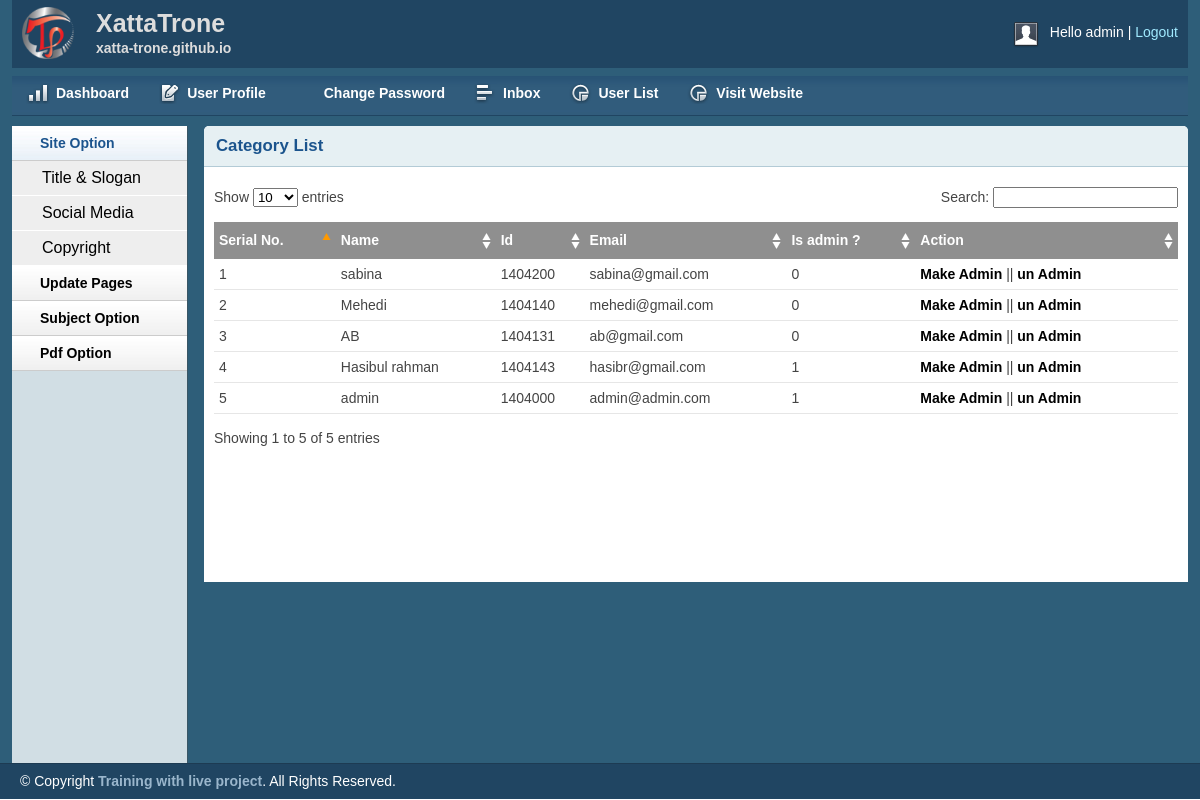
Page /admin/userlist.php (signed in) on the earlier database version.
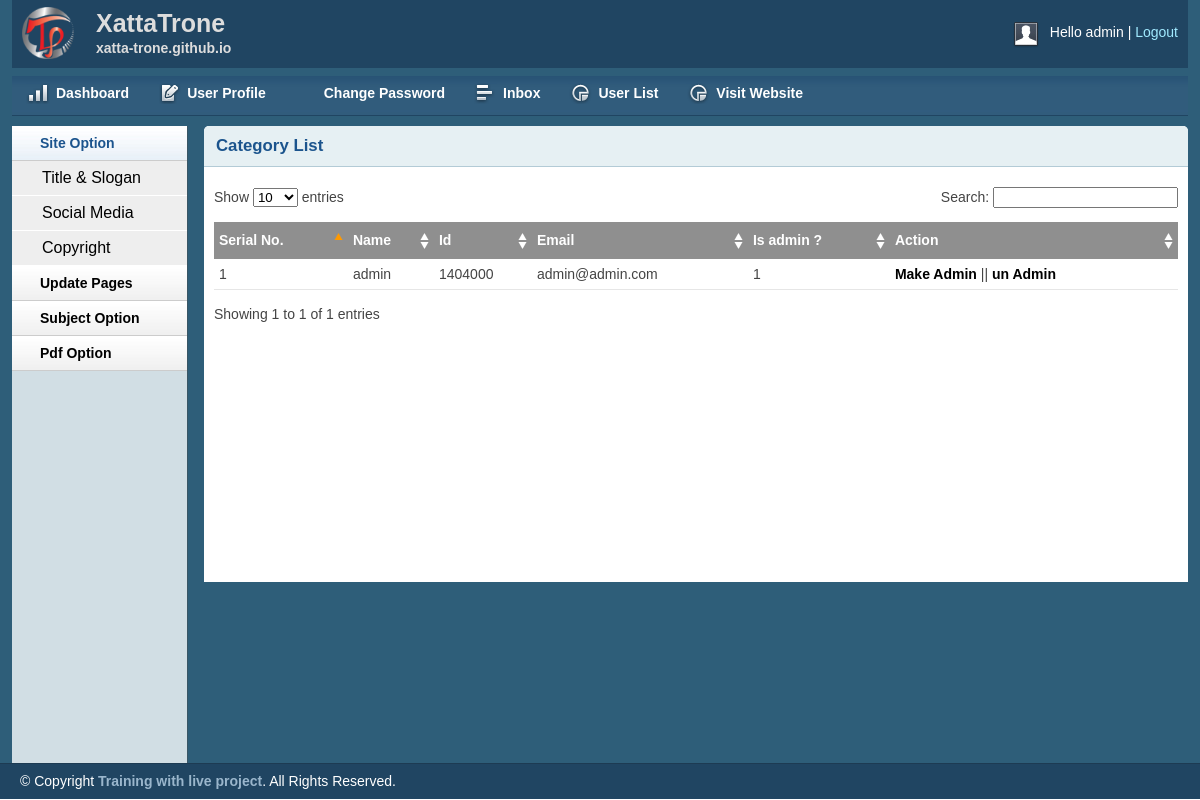
Same page on the later database version.
### tables this page shows
CREATE TABLE `user_list` (
  `id` int(11) NOT NULL AUTO_INCREMENT,
  `studentId` int(7) NOT NULL,
  `name` varchar(255) NOT NULL,
  `email` varchar(255) NOT NULL,
  `password` varchar(255) NOT NULL,
  `isAdmin` tinyint(1) NOT NULL,
  `joinDate` datetime NOT NULL DEFAULT CURRENT_TIMESTAMP,
  PRIMARY KEY (`id`)
);

### lib/Session.php (called while the page is built, shortened)
<?php
class Session{
     public static function get($key){
     	if (isset($_SESSION[$key])) {
     		return $_SESSION[$key];
     	}else{
     		return false;
     	}
     }
}
?>

### lib/Database.php (called while the page is built, shortened)
<?php
class Database{
	public $host = DB_HOST;
	public $user = DB_USER;
	public $pass = DB_PASS;
	public $db   = DB_NAME;
	public $link;
	private function connectDB(){
		$this->link = new mysqli($this->host, $this->user, $this->pass, $this->db);
	}
	public function select($query){
		$result = $this->link->query($query) or die($this->link->error.__LINE__);
		if ($result->num_rows>0) {
			return $result;
		}else{
			return false;
		}
	}
}
?>

### classes/User.php (called while the page is built, shortened)
<?php
	$filepath = realpath(dirname(__FILE__));
	include_once ($filepath.'/../lib/Session.php');
	include_once ($filepath.'/../lib/Database.php');
class User{
	private $db;
	function __construct(){
		$this->db = new Database();
	}
	public function getAllUser(){
		$query = "SELECT * FROM user_list ORDER BY id DESC";
		$result = $this->db->select($query);
		return $result;
	}
}
?>

### admin/userlist.php (the view, shortened to what this page needs)
<?php include 'inc/header.php'; ?>
<?php include 'inc/sidebar.php'; ?>
<?php
    $filepath = realpath(dirname(__FILE__));
    include $filepath.'/../classes/User.php';
    $user = new User();
    $getAllUser  = $user->getAllUser();
?>
        <div class="grid_10">
            <div class="box round first grid">
                <h2>Category List</h2>
                <div class="block">
                    <table class="data display datatable" id="example">
					<thead>
						<tr>
							<th>Serial No.</th>
							<th> Name</th>
							<th> Id</th>
							<th>Email</th>
							<th>Is admin ?</th>
							<th>Action</th>
						</tr>
					</thead>
					<tbody>
<?php
	if ($getAllUser) {
		$i = 0;
		foreach ($getAllUser as $singleUser) {
			$i++;
?>
						<tr class="odd gradeX">
							<td><?php echo $i; ?></td>
							<td><?php echo $singleUser['name']; ?></td>
							<td><?php echo $singleUser['studentId']; ?></td>
							<td><?php echo $singleUser['email']; ?></td>
							<td><?php echo $singleUser['isAdmin']; ?></td>
							<td>
								<a onclick="return confirm('Are you sure')" href="?makeadmin=<?php echo $singleUser['id'] ?>">Make Admin</a> ||
								<a onclick="return confirm('Are you sure')" href="?unadmin=<?php echo $singleUser['id'] ?>">un Admin</a>
						</tr>
<?php }
	}else{
		echo "<tr colspan='4'>No Subject Found <br>
				<a href='addcat.php'>Add a new subject</a></tr>
		";
	}
 ?>
					</tbody>
				</table>
               </div>
            </div>
        </div>
    </div>
<?php include 'inc/footer.php'; ?>

### admin/inc/header.php (shortened to what this page needs)
<?php session_start(); ob_start();
    $filepath = realpath(dirname(__FILE__));
    include $filepath.'/../../lib/Session.php';
?>
<!DOCTYPE html>
<html>
<head>
    <link rel="stylesheet" type="text/css" href="css/reset.css" media="screen" />
    <link rel="stylesheet" type="text/css" href="css/text.css" media="screen" />
    <link rel="stylesheet" type="text/css" href="css/grid.css" media="screen" />
    <link rel="stylesheet" type="text/css" href="css/layout.css" media="screen" />
    <link rel="stylesheet" type="text/css" href="css/nav.css" media="screen" />
    <link href="css/table/demo_page.css" rel="stylesheet" type="text/css" />
</head>
<body>
    <div class="container_12">
        <div class="grid_12 header-repeat">
            <div id="branding">
                <div class="floatleft logo">
                    <img src="img/livelogo.png" alt="Logo" />
				</div>
				<div class="floatleft middle">
					<h1>XattaTrone</h1>
					<p>xatta-trone.github.io</p>
				</div>
                <div class="floatright">
                    <div class="floatleft">
                        <img src="img/img-profile.jpg" alt="Profile Pic" /></div>
                    <div class="floatleft marginleft10">
                        <ul class="inline-ul floatleft">
                            <li>Hello <?php echo Session::get('username');?></li>
                            <li><a href="?action=logout">Logout</a></li>
                        </ul>
                    </div>
                </div>
            </div>
        </div>
        <div class="grid_12">
            <ul class="nav main">
                <li class="ic-dashboard"><a href="index.php"><span>Dashboard</span></a> </li>
                <li class="ic-form-style"><a href=""><span>User Profile</span></a></li>
				<li class="ic-typography"><a href="changepassword.php"><span>Change Password</span></a></li>
				<li class="ic-grid-tables"><a href="inbox.php"><span>Inbox</span></a></li>
                <li class="ic-charts"><a href="userlist.php"><span>User List</span></a></li>
                <li class="ic-charts"><a href=""><span>Visit Website</span></a></li>
            </ul>
        </div>

### admin/inc/sidebar.php (shortened to what this page needs)
<div class="grid_2">
    <div class="box sidemenu">
        <div class="block" id="section-menu">
            <ul class="section menu">
               <li><a class="menuitem">Site Option</a>
                    <ul class="submenu">
                        <li><a href="titleslogan.php">Title & Slogan</a></li>
                        <li><a href="social.php">Social Media</a></li>
                        <li><a href="copyright.php">Copyright</a></li>
                    </ul>
                </li>
                 <li><a class="menuitem">Update Pages</a>
                </li>
                <li><a class="menuitem">Subject Option</a>
                </li>
                <li><a class="menuitem">Pdf Option</a>
                </li>
            </ul>
        </div>
    </div>
</div>

### admin/inc/footer.php (shortened to what this page needs)
    <div id="site_info">
        <p>
         &copy; Copyright <a href="http://trainingwithliveproject.com">Training with live project</a>. All Rights Reserved.
        </p>
    </div>
</body>
</html>

### admin/css/layout.css (style rules this page uses)
body { background: #fff none repeat scroll 0 0; color: #444; font-size: 14px; padding: 0; }
.floatleft { float:left; }
.logo img { margin-top: -15px; width: 52px; }
.middle { margin-left: 22px; margin-top: -14px; }
.middle h1 { color:#ddd;margin:0 }
.middle p { color: #ddd; margin: 0; font-weight: bold; }
.floatright { float:right; }
.inline-ul li { display:inline; color:#fff; }
.marginleft10 { margin-left:10px; }
a { color: #000; font-weight:bold; text-decoration: none; }
.container_12, .container_16 { background:#2E5E79; }
h1, h2, h3, h4, h5, h6 { line-height:1.2em; margin-bottom:.3em; }
h2 { margin-top:1em; }
#branding { font-weight: normal; margin-bottom: 0; padding: 22px 10px 3px; text-align: left; }
.header-repeat { background:url(../img/header-repeat.jpg) repeat-x; }
#branding a { color:#A1EAFF; font-weight:normal; }
#branding a:before { content:" | "; color:#fff; }
#branding ul, #branding ul li { margin:0px; padding:0px; }
#branding li { padding:0px 0px 0px 0px !important; }
.box { background:#fff; margin-bottom:20px; padding:10px 10px 10px 10px; margin-left:-8px; }
.box.grid { padding-bottom:40px; }
.box.round { -moz-border-radius: 5px 5px 0px 0px; -webkit-border-radius: 5px 5px 0px 0px; border-radius: 5px 5px 0px 0px; }
.box h2 { font-size:1.2em; font-weight:bold; color:#1B548D; background:#E6F0F3; margin:-10px -10px 0 -10px; padding:10px 12px; border-bottom:1px solid #B3CBD6; -moz-border-radius: 5px 5px 0px 0px; -webkit-border-radius: 5px 5px 0px 0px; border-radius: 5px 5px 0px 0px; }
.box.first { min-height: 406px; }
.block { padding-top:20px; }
.box.sidemenu { background-color:#D1DEE4; border-right:1px solid #3A5665; padding:0px; margin:0px; cursor:pointer; }
.box.sidemenu .block { padding-top:0px; margin-top:0px; }
p { margin-bottom:1em; }
ul, ol { padding-top:0; }
ul.menu { list-style:none; border-top:1px solid #bbb; }
ul.menu li { margin:0; }
ul.menu li a { display:block; padding:4px 10px; border-bottom:1px solid #ccc; }
ul.menu ul { list-style:none; margin:0; }
ul.menu ul li a { padding-left:30px; }
ul.section { border-top:0; margin-bottom:0; }
ul.section li a { background:url(../img/sidemenu-repeat.jpg) repeat-x; line-height:26px; padding-left:28px; }
ul.section li li a { background:#ddd; border-bottom:1px solid #eee; }
ul.section ul li { text-transform:none; }
ul.section ul.current li a { background: #eee none repeat scroll 0 0; border-bottom: 1px solid #fff; font-size: 16px; font-weight: normal; }
ul.section li a.current { color:#1B548D; background:url(../img/sidemenu-repeat-hover.jpg) repeat-x; }
#site_info { color:#fff; background:#204562; border-top:1px solid #1d3b53; padding-left:20px; }
#site_info p { line-height:35px; margin-bottom:0px; }
#site_info a { color:#9ab6cc; }
.block { padding-bottom:1px; }
table.display { margin: 0 auto; clear: both; width: 100%; }
.sorting_asc { background: #8f8f8f url(../img/table/sort_asc.png) no-repeat center right; padding:8px 5px; text-align:left; color:#fff; }
.sorting { background:#8f8f8f url(../img/table/sort_both.png) no-repeat center right; padding:8px 5px; text-align:left; color:#fff; }
tr.odd { height: 30px; line-height: 30px; border-bottom:1px solid #e6e6e6; }
tr.odd td, tr.even td { padding-left:5px; }
tr.even { height: 30px; line-height: 30px; border-bottom:1px solid #e6e6e6; }

Differences in the rows shown:
removed user_list: name "sabina", studentId "1404200", email "sabina@gmail.com", isAdmin "0"
removed user_list: name "Mehedi", studentId "1404140", email "mehedi@gmail.com", isAdmin "0"
removed user_list: name "AB", studentId "1404131", email "ab@gmail.com", isAdmin "0"
removed user_list: name "Hasibul rahman", studentId "1404143", email "hasibr@gmail.com", isAdmin "1"
Other differences:
text written by a page script: "Show entries Search: Showing 1 to 5 of 5 entries" → "Show entries Search: Showing 1 to 1 of 1 entries"
